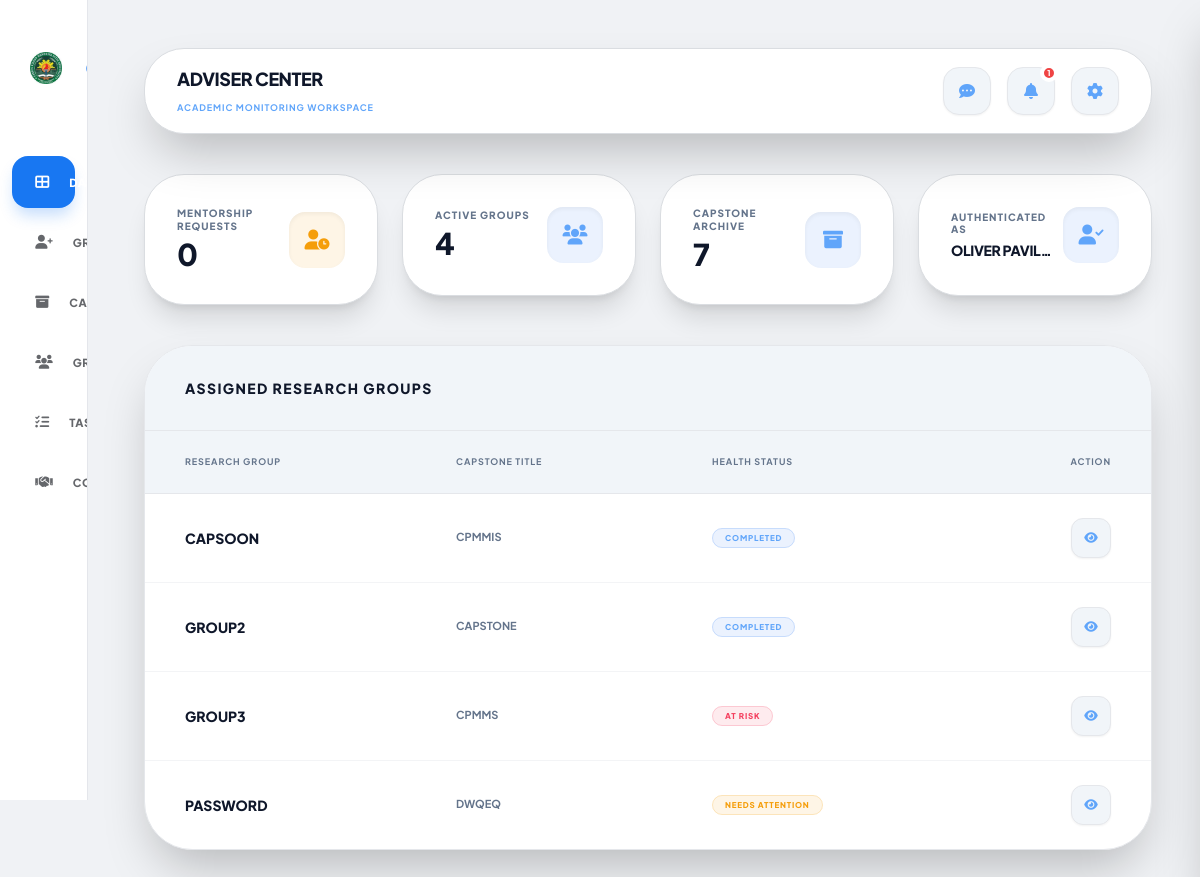
/adviser/adviser_dashboard.php (signed in), run on the app's committed database.
### tables this page shows
CREATE TABLE `adviser` (
  `id` int NOT NULL,
  `username` varchar(50) NOT NULL,
  `password` varchar(255) NOT NULL,
  `full_name` varchar(100) DEFAULT NULL,
  `email` varchar(100) DEFAULT NULL,
  `role` enum('adviser','admin') DEFAULT 'adviser',
  `created_at` timestamp NOT NULL DEFAULT CURRENT_TIMESTAMP,
  `last_activity` timestamp NULL DEFAULT NULL,
  `session_version` int DEFAULT NULL
);

CREATE TABLE `group` (
  `id` int NOT NULL,
  `username` varchar(50) NOT NULL,
  `full_name` varchar(255) DEFAULT NULL,
  `leader_email` varchar(255) NOT NULL,
  `password` varchar(255) NOT NULL,
  `project_title` varchar(255) DEFAULT 'Untitled Project',
  `email` varchar(100) DEFAULT NULL,
  `last_activity` timestamp NULL DEFAULT NULL,
  `adviser_id` int DEFAULT NULL,
  `role` varchar(10) DEFAULT 'student',
  `created_at` timestamp NOT NULL DEFAULT CURRENT_TIMESTAMP,
  `status` varchar(20) DEFAULT 'pending',
  `banned_until` datetime DEFAULT NULL,
  `session_version` int DEFAULT NULL
);

### backend/helpers.php (called while the page is built, shortened)
<?php
if (!function_exists('calculate_group_health')) {
    function calculate_group_health($conn, $group_id) {
        $on_track = [
            'status' => 'on_track',
            'label'  => 'On Track',
            'color'  => 'blue',
            'icon'   => 'fa-check-circle',
        ];
        $group_id = (int)$group_id;
        $stmt = $conn->prepare("SELECT COUNT(DISTINCT chapter_number) AS c
                                FROM group_submissions
                                WHERE group_id = ?
                                  AND status = 'approved'
                                  AND chapter_number BETWEEN 1 AND 5");
        $stmt->bind_param("i", $group_id);
        $stmt->execute();
        $fin = $stmt->get_result()->fetch_assoc();
        if ($fin && (int)$fin['c'] >= 5) {
            return [
                'status' => 'completed',
                'label'  => 'Completed',
                'color'  => 'blue',
                'icon'   => 'fa-check-double',
            ];
        }
        $stmt = $conn->prepare("SELECT t.id, t.deadline, s.id AS submission_id
                                FROM adviser_tasks t
                                JOIN `group` g ON g.adviser_id = t.adviser_id
                                LEFT JOIN group_submissions s
                                       ON s.task_id = t.id AND s.group_id = g.id
                                WHERE g.id = ?
                                  AND t.task_type = 'chapter'
                                  AND t.deadline IS NOT NULL
                                  AND t.deadline > '1970-01-01 00:00:00'
                                  AND t.created_at >= g.created_at
                                ORDER BY t.deadline ASC");
        $stmt->bind_param("i", $group_id);
        $stmt->execute();
        $tasks = $stmt->get_result();
        $health = $on_track;
        $now = time();
        while ($task = $tasks->fetch_assoc()) {
            $diff_days = (strtotime($task['deadline']) - $now) / 86400;
            if ($diff_days < 0) {
                $health = [
                    'status' => 'at_risk',
                    'label'  => 'At Risk',
                    'color'  => 'rose',
                    'icon'   => 'fa-exclamation-triangle',
                ];
                break;
            }
            if ($diff_days <= 3) {
                $health = [
                    'status' => 'needs_attention',
                    'label'  => 'Needs Attention',
                    'color'  => 'amber',
                    'icon'   => 'fa-exclamation-circle',
                ];
            }
        }
        return $health;
    }
}

### adviser/adviser_dashboard.php (the view, shortened to what this page needs)
<?php
include('../backend/db_config.php');
$adviser_id = (int)$_SESSION['user_id'];
$stmt = $conn->prepare("SELECT * FROM adviser WHERE id = ?");
$stmt->bind_param("i", $adviser_id);
$stmt->execute();
$adviser_q = $stmt->get_result();
$adviser_data = mysqli_fetch_assoc($adviser_q);
$stmt = $conn->prepare("SELECT COUNT(*) as unread FROM notifications WHERE user_id = ? AND user_role = 'adviser' AND is_read = 0");
$stmt->bind_param("i", $adviser_id);
$stmt->execute();
$unread_q = $stmt->get_result();
$unread_count = mysqli_fetch_assoc($unread_q)['unread'] ?? 0;
$request_count_query = "SELECT COUNT(*) as total
                        FROM adviser_requests
                        WHERE adviser_id = ?
                        AND status = 'pending'";
$stmt = $conn->prepare($request_count_query);
$stmt->bind_param("i", $adviser_id);
$stmt->execute();
$request_count_result = $stmt->get_result();
$request_data = mysqli_fetch_assoc($request_count_result);
$request_count = $request_data['total'] ?? 0;
$stmt = $conn->prepare("SELECT COUNT(*) as total FROM `group` WHERE adviser_id = ? AND status = 'active'");
$stmt->bind_param("i", $adviser_id);
$stmt->execute();
$total_assigned_groups = mysqli_fetch_assoc($stmt->get_result())['total'];
$total_archive = mysqli_fetch_assoc(mysqli_query($conn, "SELECT COUNT(*) as total FROM capstone_archive"))['total'];
$stmt = $conn->prepare("SELECT * FROM `group` WHERE adviser_id = ? AND status = 'active' ORDER BY username ASC LIMIT 500");
$stmt->bind_param("i", $adviser_id);
$stmt->execute();
$groups_q = $stmt->get_result();
$highlight_id = isset($_GET['highlight']) ? mysqli_real_escape_string($conn, $_GET['highlight']) : 0;
?>
<!DOCTYPE html>
<html lang="en" style="background-color: #F0F2F5; color-scheme: light;">
<head>
    <script src="https://cdn.tailwindcss.com"></script>
    <link href="https://cdnjs.cloudflare.com/ajax/libs/font-awesome/6.0.0/css/all.min.css" rel="stylesheet">
    <link rel="stylesheet" href="../assets/css/responsive.css">
</head>
<body class="min-h-screen flex" style="background-color: #F0F2F5; color-scheme: light;">
    <aside class="group sidebar" id="sidebar">
        <div class="logo-section transition-all duration-300">
            <div class="bg-white p-2 rounded-xl flex-none flex items-center justify-center w-12 h-12">
                <img src="../chmsu.png" class="w-10 h-10 object-contain shrink-0" alt="CHMSU Logo">
            </div>
        </div>
        <nav class="flex-1 space-y-2 px-3">
            <a href="adviser_dashboard.php" class="sidebar-link active">
                <i class="fas fa-th-large w-5 text-center text-sm"></i>
                <span class="sidebar-text">Dashboard</span>
            </a>
            <a href="group_requests.php" class="sidebar-link">
                <i class="fas fa-user-plus w-5 text-center text-sm"></i>
                <span class="sidebar-text">Group Requests</span>
            </a>
            <a href="archive_view.php" class="sidebar-link">
                <i class="fas fa-archive w-5 text-center text-sm"></i>
                <span class="sidebar-text">Capstone Archive</span>
            </a>
            <a href="groups.php" class="sidebar-link">
                <i class="fas fa-users w-5 text-center text-sm"></i>
                <span class="sidebar-text">Groups</span>
            </a>
            <a href="submissions.php" class="sidebar-link">
                <i class="fas fa-tasks w-5 text-center text-sm"></i>
                <span class="sidebar-text">Tasks & Submissions</span>
            </a>
            <a href="meetings.php" class="sidebar-link">
                <i class="fas fa-handshake w-5 text-center text-sm"></i>
                <span class="sidebar-text">Consultations</span>
            </a>
        </nav>
    </aside>
    <main class="flex-1 ml-0 md:ml-24 p-6 sm:p-8 lg:p-12 space-y-6 sm:space-y-10">
        <nav class="premium-card rounded-[2.5rem] px-4 sm:px-8 py-4 flex flex-wrap justify-between items-center gap-2 shadow-2xl relative z-[100]">
            <div class="min-w-0 flex-1">
                <span class="block font-black uppercase text-lg text-slate-900 tracking-tight truncate">Adviser Center</span>
                <span class="text-[9px] font-bold text-blue-400 uppercase tracking-widest">Academic Monitoring workspace</span>
            </div>
            <div class="flex items-center gap-4 shrink-0">
                <div class="relative nav-icon-container">
                    <button onclick="toggleAdviserChatWidget()" data-tip="Messages" class="icon-tooltip w-12 h-12 rounded-2xl bg-slate-100 border border-gray-200 flex items-center justify-center hover:bg-slate-100 transition relative shadow-sm">
                        <i class="fas fa-comment-dots text-blue-400"></i>
                    </button>
                </div>
                <div class="relative nav-icon-container">
                    <button onclick="handleNotifClick()" data-tip="Notifications" class="icon-tooltip w-12 h-12 rounded-2xl bg-slate-100 border border-gray-200 flex items-center justify-center hover:bg-slate-100 transition relative shadow-sm">
                        <i class="fas fa-bell text-blue-400"></i>
                        <?php if($unread_count > 0): ?>
                            <span id="notif-count" class="absolute -top-1 -right-1 min-w-[18px] h-[18px] bg-red-500 text-white text-[8px] font-black rounded-full border-4 border-white flex items-center justify-center"><?php echo $unread_count; ?></span>
                        <?php endif; ?>
                    </button>
                </div>
                <div class="relative nav-icon-container">
                    <button onclick="toggleSettingsDropdown()" data-tip="Settings" class="icon-tooltip w-12 h-12 rounded-2xl bg-slate-100 border border-gray-200 flex items-center justify-center hover:bg-slate-100 transition relative shadow-sm">
                        <i class="fas fa-cog text-blue-400"></i>
                    </button>
                </div>
            </div>
        </nav>
        <div class="grid grid-cols-1 sm:grid-cols-2 lg:grid-cols-4 gap-4 sm:gap-6 items-start">
            <div class="stat-card p-4 sm:p-8 rounded-[2.5rem] flex items-center justify-between shadow-xl">
                <div class="min-w-0 flex-1">
                    <p class="text-[10px] font-black text-slate-500 uppercase tracking-widest mb-1 truncate">Mentorship Requests</p>
                    <h2 class="text-3xl font-black text-slate-900"><?php echo $request_count; ?></h2>
                </div>
                <div class="w-14 h-14 bg-amber-500/10 text-amber-500 rounded-2xl flex items-center justify-center text-xl shadow-inner shrink-0">
                    <i class="fas fa-user-clock"></i>
                </div>
            </div>
            <div class="stat-card p-4 sm:p-8 rounded-[2.5rem] flex items-center justify-between shadow-xl">
                <div class="min-w-0 flex-1">
                    <p class="text-[10px] font-black text-slate-500 uppercase tracking-widest mb-1 truncate">Active Groups</p>
                    <h2 class="text-3xl font-black text-slate-900"><?php echo $total_assigned_groups; ?></h2>
                </div>
                <div class="w-14 h-14 bg-blue-500/10 text-blue-400 rounded-2xl flex items-center justify-center text-xl shadow-inner shrink-0">
                    <i class="fas fa-users"></i>
                </div>
            </div>
            <div class="stat-card p-4 sm:p-8 rounded-[2.5rem] flex items-center justify-between shadow-xl">
                <div class="min-w-0 flex-1">
                    <p class="text-[10px] font-black text-slate-500 uppercase tracking-widest mb-1 truncate">Capstone Archive</p>
                    <h2 class="text-3xl font-black text-slate-900"><?php echo $total_archive; ?></h2>
                </div>
                <div class="w-14 h-14 bg-blue-500/10 text-blue-400 rounded-2xl flex items-center justify-center text-xl shadow-inner shrink-0">
                    <i class="fas fa-archive"></i>
                </div>
            </div>
            <div class="stat-card p-4 sm:p-8 rounded-[2.5rem] flex items-center justify-between shadow-xl">
                <div class="min-w-0 flex-1">
                    <p class="text-[10px] font-black text-slate-500 uppercase tracking-widest mb-1 truncate">Authenticated As</p>
                    <h2 class="text-sm font-black text-slate-900 uppercase tracking-tight truncate">
                        <?php echo htmlspecialchars($adviser_data['full_name'] ?: $adviser_data['username']); ?>
                    </h2>
                </div>
                <div class="w-14 h-14 bg-blue-500/10 text-blue-400 rounded-2xl flex items-center justify-center text-xl shadow-inner shrink-0 ml-2">
                    <i class="fas fa-user-check"></i>
                </div>
            </div>
        </div>
        <section class="premium-card rounded-[3rem] shadow-2xl border border-gray-200 overflow-hidden">
            <div class="px-10 py-8 border-b border-gray-200 bg-slate-100 flex items-center">
                <h3 class="text-sm font-black uppercase tracking-widest text-slate-900">Assigned Research Groups</h3>
            </div>
            <div class="overflow-x-auto">
                <table class="w-full text-left border-collapse">
                    <thead class="bg-slate-100 text-[9px] font-black uppercase tracking-widest text-slate-500 border-b border-gray-200">
                        <tr>
                            <th class="px-4 sm:px-10 py-4 sm:py-6">Research Group</th>
                            <th class="px-4 sm:px-10 py-4 sm:py-6">Capstone Title</th>
                            <th class="px-4 sm:px-10 py-4 sm:py-6">Health Status</th>
                            <th class="px-4 sm:px-10 py-4 sm:py-6 text-right">Action</th>
                        </tr>
                    </thead>
                    <tbody class="divide-y divide-gray-100 text-[11px] font-bold text-slate-600">
                        <?php if(mysqli_num_rows($groups_q) > 0): while($row = mysqli_fetch_assoc($groups_q)): ?>
                            <tr id="row-<?php echo $row['id']; ?>" class="hover:bg-slate-100 transition <?php echo ($highlight_id == $row['id']) ? 'highlight-row' : ''; ?>">
                                <td class="px-4 sm:px-10 py-4 sm:py-6 font-extrabold text-slate-900 uppercase text-sm"><?php echo htmlspecialchars($row['username']); ?></td>
                                <td class="px-4 sm:px-10 py-4 sm:py-6 text-slate-500 uppercase max-w-xs truncate">
                                    <?php echo htmlspecialchars($row['project_title'] ?: '', ENT_QUOTES, 'UTF-8') ?: 'Untitled Project Space'; ?>
                                </td>
                                <td class="px-4 sm:px-10 py-4 sm:py-6">
                                    <?php
                                        $group_health = calculate_group_health($conn, $row['id']);
                                        $health_label = $group_health['label'];
                                        if ($group_health['status'] === 'needs_attention') {
                                            $health_status = 'yellow';
                                        } elseif ($group_health['status'] === 'at_risk') {
                                            $health_status = 'red';
                                        } else {
                                            $health_status = 'blue';
                                        }
                                        $health_theme = 'bg-blue-500/10 text-blue-400 border-blue-500/20';
                                        if ($health_status === 'yellow') $health_theme = 'bg-amber-500/10 text-amber-500 border-amber-500/20 animate-pulse';
                                        if ($health_status === 'red') $health_theme = 'bg-rose-500/10 text-rose-500 border-rose-500/20';
                                    ?>
                                    <span class="px-3 py-1 <?php echo $health_theme; ?> text-[8px] font-black uppercase tracking-widest rounded-full border w-max shrink-0"><?php echo $health_label; ?></span>
                                </td>
                                <td class="px-4 sm:px-10 py-4 sm:py-6 text-right">
                                    <a href="view_group.php?id=<?php echo $row['id']; ?>" class="inline-flex items-center justify-center w-10 h-10 rounded-xl bg-slate-100 border border-gray-200 text-blue-400 hover:bg-blue-600 hover:text-white transition shadow-sm"><i class="fas fa-eye text-xs"></i></a>
                                </td>
                            </tr>
                        <?php endwhile; else: ?>
                            <tr><td colspan="4" class="px-4 sm:px-10 py-4 sm:py-20 text-center text-slate-500 font-black text-[10px] uppercase italic tracking-widest">No assigned student project footprints mapped yet.</td></tr>
                        <?php endif; ?>
                    </tbody>
                </table>
            </div>
        </section>
    </main>
</body>
</html>

### data on the page
adviser: full_name "OLIVER PAVIL…"
group: username "CAPSOON", project_title "CPMMIS", health_label "COMPLETED"
group: username "GROUP2", project_title "CAPSTONE", health_label "COMPLETED"
group: username "GROUP3", project_title "CPMMS", health_label "AT RISK"
group: username "PASSWORD", project_title "DWQEQ", health_label "NEEDS ATTENTION"

### other printed values
$unread_count "1"
$request_count "0"
$total_assigned_groups "4"
$total_archive "7"
